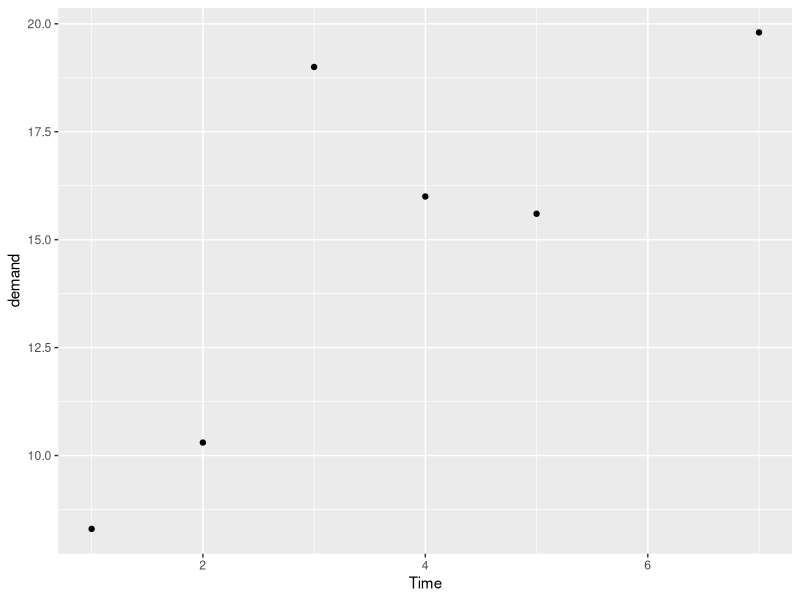

Generate this figure with R:
## ---- loadLibraries
library(tidyverse)
## ----end

## ---- getData
data(BOD)
glimpse(BOD)
## ----end

## ---- EDA
ggplot(BOD) + geom_point(aes(y=demand, x=Time))
## ----end


